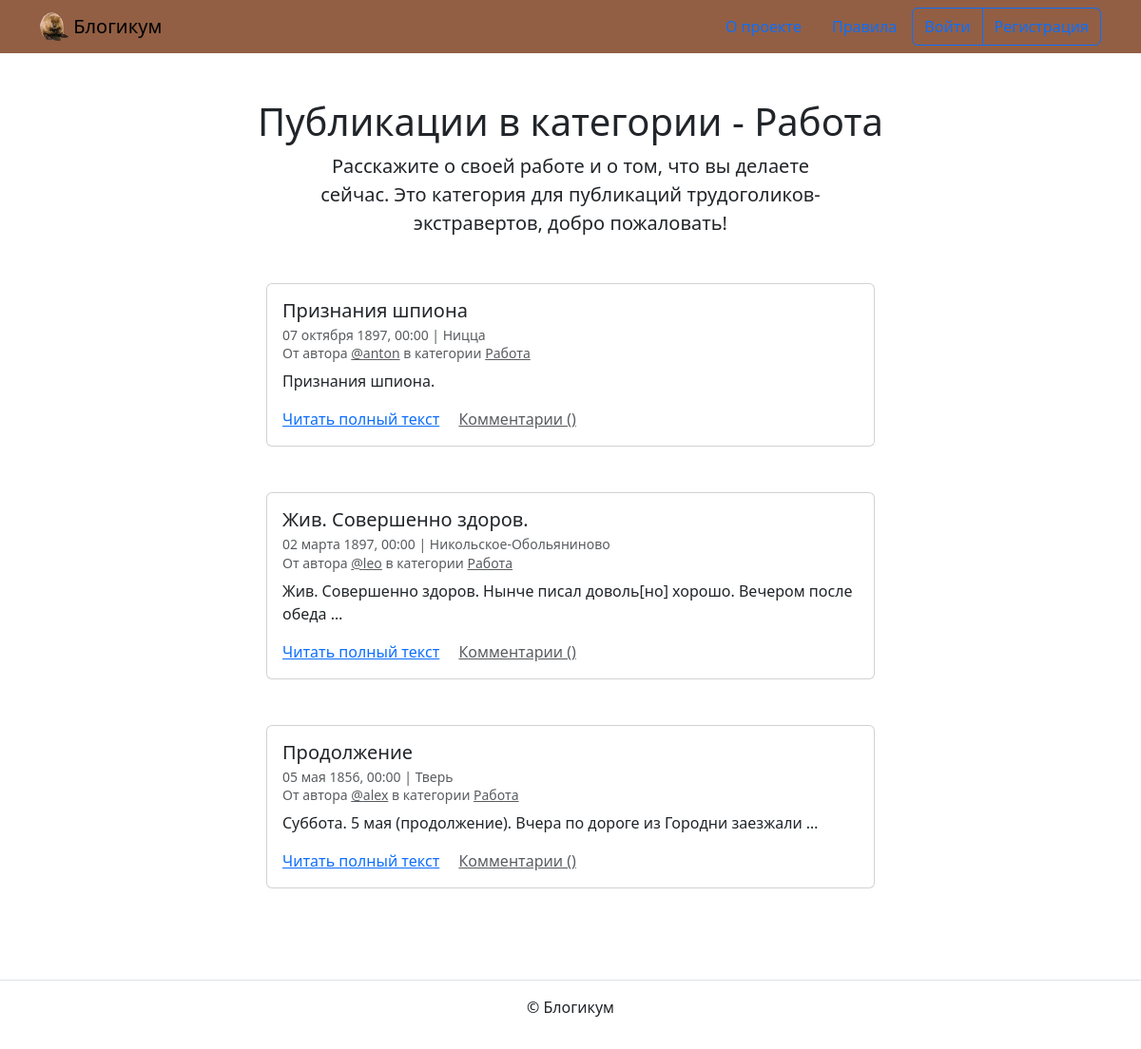
Page /category/work/ on the committed database.
### blog/models.py (models this page shows, shortened)
class Category(TimeStampedModel):
    title = models.CharField(
        "Заголовок",
        max_length=512,
        blank=False,
    )
    description = models.TextField(
        "Описание",
        blank=False,
    )
    slug = models.SlugField(
        "Идентификатор",
        unique=True,
        blank=False,
        help_text=(
            "Идентификатор страницы для URL; разрешены "
            "символы латиницы, цифры, дефис и подчёркивание."
        ),
    )
    class Meta:
        verbose_name = "категория"
        verbose_name_plural = "Категории"

class Post(TimeStampedModel):
    title = models.CharField(
        "Заголовок",
        max_length=256,
        blank=False,
    )
    text = models.TextField("Текст", blank=False)
    pub_date = models.DateTimeField(
        "Дата и время публикации",
        blank=False,
        help_text=(
            "Если установить дату и время в "
            "будущем — можно делать отложенные публикации."
        ),
    )
    author = models.ForeignKey(
        User,
        on_delete=models.CASCADE,
        blank=False,
        verbose_name="Автор публикации",
        related_name="posts",
    )
    location = models.ForeignKey(
        "Location",
        null=True,
        on_delete=models.SET_NULL,
        blank=True,
        verbose_name="Местоположение",
        related_name="posts",
    )
    category = models.ForeignKey(
        "Category",
        null=True,
        on_delete=models.SET_NULL,
        blank=False,
        verbose_name="Категория",
        related_name="posts",
    )
    image = models.ImageField(
        "Картинка",
        upload_to="media/",
        blank=True,
    )
    class Meta:
        verbose_name = "публикация"
        verbose_name_plural = "Публикации"

class Location(TimeStampedModel):
    name = models.CharField(
        "Название места",
        max_length=256,
        blank=False,
    )
    class Meta:
        verbose_name = "местоположение"
        verbose_name_plural = "Местоположения"

### blog/views.py (the view)
def category_posts(request, category_slug):
    category = get_object_or_404(Category, slug=category_slug)
    if not category.is_published:
        raise Http404
    post_list = Post.objects.filter(
        category=category,
        is_published=True,
        pub_date__lte=NOW,
    ).order_by("-pub_date")
    paginator = Paginator(post_list, POSTS_PER_PAGE)
    page_obj = paginator.get_page(request.GET.get("page"))
    context = {
        "category": category,
        "page_obj": page_obj,
    }
    return render(request, "blog/category.html", context)

### templates/blog/category.html (shortened to what this page needs)
{% extends "base.html" %}
{% block content %}
  <h1 class="text-center">Публикации в категории - {{ category.title }}</h1>
  <p class="col-6 offset-3 mb-5 lead text-center">{{ category.description }}</p>
  {% for post in page_obj %}
    <article class="mb-5">
      {% include "includes/post_card.html" %}
    </article>
  {% endfor %}
{% endblock %}

### templates/includes/post_card.html (shortened to what this page needs)
<div class="col d-flex justify-content-center">
  <div class="card" style="width: 40rem;">
    <div class="card-body">
      <h5 class="card-title">{{ post.title }}</h5>
      <h6 class="card-subtitle mb-2 text-muted">
        <small>
          {{ post.pub_date|date:"d E Y, H:i" }} | {% if post.location and post.location.is_published %}{{ post.location.name }}{% else %}Планета Земля{% endif %}<br>
          От автора <a class="text-muted" href="{% url 'blog:profile' post.author %}">@{{ post.author.username }}</a> в
          категории {% include "includes/category_link.html" %}
        </small>
      </h6>
      <p class="card-text">{{ post.text|truncatewords:10 }}</p>
      <a href="{% url 'blog:post_detail' post.id %}" class="card-link">Читать полный текст</a>
      <a href="{% url 'blog:post_detail' post.id %}" class="card-link text-muted">Комментарии ({{ post.comment_count }})</a>
    </div>
  </div>
</div>

### templates/includes/category_link.html
<a class="text-muted" href="{% url 'blog:category_posts' post.category.slug %}">
  {{ post.category.title }}
</a>

### rows in the picture
Category: title "Работа", description "Расскажите о своей работе и о том, что вы делаете сейчас. Это категория для публикаций трудоголиков-экстравертов, добро пожаловать!"
Post: title "Признания шпиона", pub_date "07 октября 1897, 00:00", location.name "Ницца", author.username "anton", category "Работа", text "Признания шпиона."
Post: title "Жив. Совершенно здоров.", pub_date "02 марта 1897, 00:00", location.name "Никольское-Обольяниново", author.username "leo", category "Работа", text "Жив. Совершенно здоров. Нынче писал доволь[но] хорошо. Вечером после обеда …"
Post: title "Продолжение", pub_date "05 мая 1856, 00:00", location.name "Тверь", author.username "alex", category "Работа", text "Суббота. 5 мая (продолжение). Вчера по дороге из Городни заезжали …"
